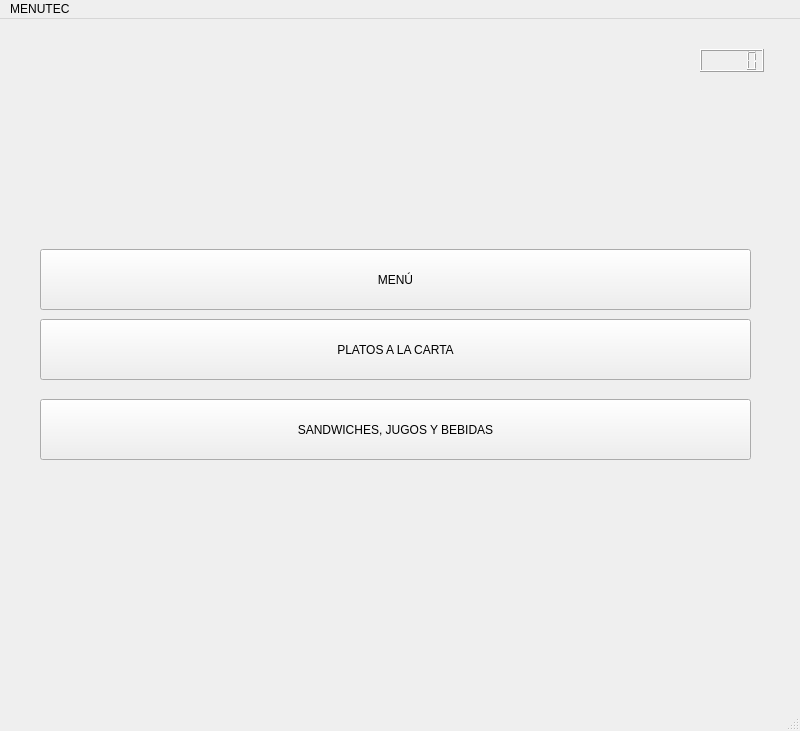
<?xml version="1.0" encoding="UTF-8"?>
<ui version="4.0">
 <class>PrimeraWindow</class>
 <widget class="QMainWindow" name="PrimeraWindow">
  <property name="geometry">
   <rect>
    <x>0</x>
    <y>0</y>
    <width>800</width>
    <height>731</height>
   </rect>
  </property>
  <property name="windowTitle">
   <string>MainWindow</string>
  </property>
  <widget class="QWidget" name="centralwidget">
   <widget class="QPushButton" name="btnMenu">
    <property name="geometry">
     <rect>
      <x>40</x>
      <y>230</y>
      <width>711</width>
      <height>61</height>
     </rect>
    </property>
    <property name="text">
     <string>MENÚ</string>
    </property>
   </widget>
   <widget class="QPushButton" name="btnPlatoslacarta">
    <property name="geometry">
     <rect>
      <x>40</x>
      <y>300</y>
      <width>711</width>
      <height>61</height>
     </rect>
    </property>
    <property name="text">
     <string>PLATOS A LA CARTA</string>
    </property>
   </widget>
   <widget class="QPushButton" name="btnSandwiches">
    <property name="geometry">
     <rect>
      <x>40</x>
      <y>380</y>
      <width>711</width>
      <height>61</height>
     </rect>
    </property>
    <property name="text">
     <string>SANDWICHES, JUGOS Y BEBIDAS</string>
    </property>
   </widget>
   <widget class="QLCDNumber" name="lcdNumber">
    <property name="geometry">
     <rect>
      <x>700</x>
      <y>30</y>
      <width>64</width>
      <height>23</height>
     </rect>
    </property>
   </widget>
   <widget class="QLabel" name="lblLogo">
    <property name="geometry">
     <rect>
      <x>70</x>
      <y>50</y>
      <width>131</width>
      <height>151</height>
     </rect>
    </property>
    <property name="text">
     <string/>
    </property>
    <property name="pixmap">
     <pixmap>UTEC.png</pixmap>
    </property>
    <property name="scaledContents">
     <bool>true</bool>
    </property>
   </widget>
  </widget>
  <widget class="QMenuBar" name="menubar">
   <property name="geometry">
    <rect>
     <x>0</x>
     <y>0</y>
     <width>800</width>
     <height>25</height>
    </rect>
   </property>
   <widget class="QMenu" name="menuMENUTEC">
    <property name="title">
     <string>MENUTEC </string>
    </property>
   </widget>
   <addaction name="menuMENUTEC"/>
  </widget>
  <widget class="QStatusBar" name="statusbar"/>
 </widget>
 <resources/>
 <connections/>
</ui>
